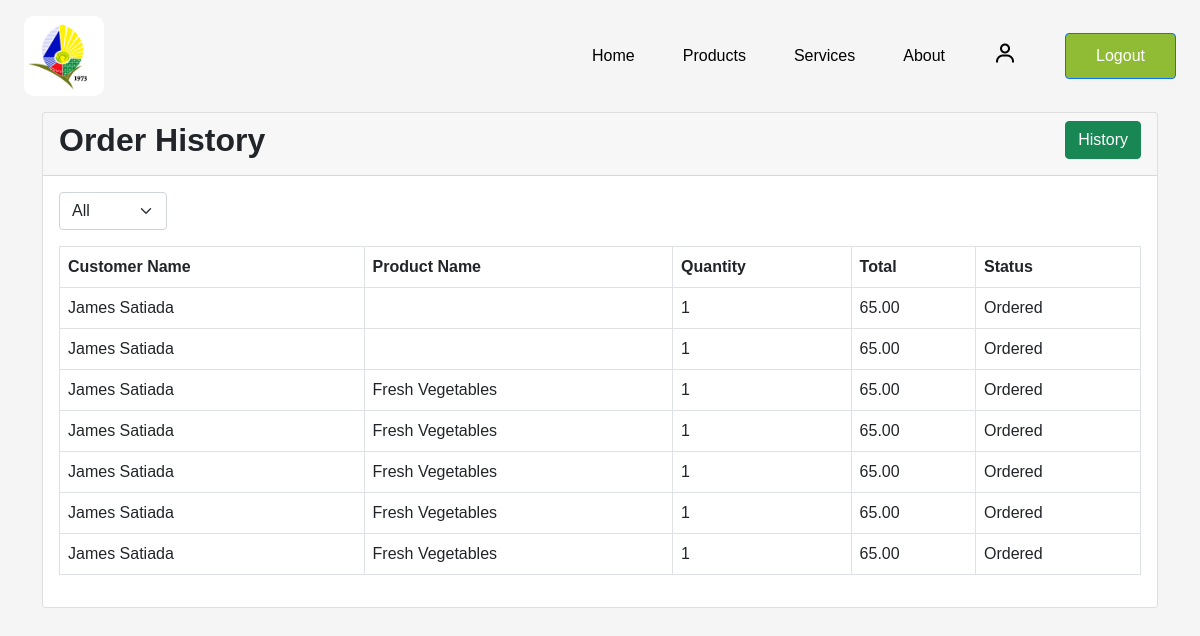
The app's page /order_history.php (signed in), older data.
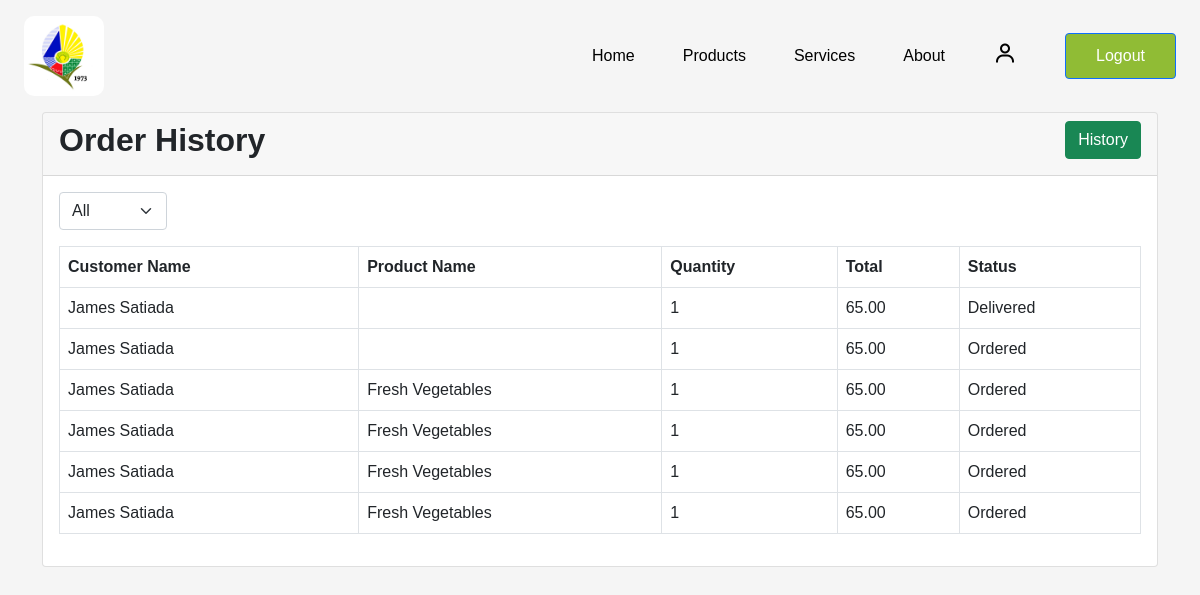
The same page, newer data.
### tables this page shows
CREATE TABLE `products` (
  `ID` int(11) NOT NULL,
  `BillingID` int(11) DEFAULT NULL,
  `ProductName` varchar(255) NOT NULL,
  `Quantity` int(11) NOT NULL,
  `Total` decimal(10,2) NOT NULL,
  `Status` varchar(255) NOT NULL
);

CREATE TABLE `billing` (
  `ID` int(11) NOT NULL,
  `Fullname` varchar(255) NOT NULL,
  `Email` varchar(255) NOT NULL,
  `Contact` varchar(15) NOT NULL,
  `address` varchar(255) NOT NULL,
  `Location` text NOT NULL,
  `PaymentMethod` varchar(50) NOT NULL,
  `Order_ID` varchar(255) NOT NULL,
  `Timestamp` timestamp NOT NULL DEFAULT current_timestamp()
);

### order_history.php (the view, shortened to what this page needs)
<?php
    include 'components/header.php';
    function getLogin() {
        if(isset($_SESSION["loggedin"]) && $_SESSION["loggedin"] === true){
            echo '<li><a href="profile.php"><i class="bx bx-user"></i></a></li>';
            echo '<li><a href="logout.php" class="btn btn-primary">Logout</a></li>';
        } else {
            echo '<li><a href="login.php" class="btn btn-primary">Login</a></li>';
        }
    }
?>
<body>
    <div class="wrapper w-100">
        <nav class="d-flex justify-content-between align-items-center flex-wrap">
            <a href="index.php"><img src="img/logo.png" class="logo" alt="Company Logo" /></a>
            <div class="menu">
                <ul class="d-flex align-items-center list-unstyled gap-5 m-0">
                    <li><a href="index.php" target="_self">Home</a></li>
                    <li><a href="index.php#sidebar" target="_self">Products</a></li>
                    <li><a href="services.php" target="_self">Services</a></li>
                    <li><a href="about.php" target="_self">About</a></li>
                    <?php
                        getLogin();
                    ?>
                </ul>
            </div>
        </nav>
    </div>
    <div class="container">
        <div class="card">
            <div class="card-header d-flex justify-content-between">
                <h2 class="fw-bolder">Order History</h2>
                <div class="dropdown">
                    <button class="btn btn-success" onclick="toggleDropdown()">History</button>
                </div>
            </div>
            <div class="card-body">
            <?php
                function fetchDataWithJoin($conn, $statusFilter = null) {
                    $query = "SELECT p.ID, b.Fullname, p.ProductName, p.Quantity, p.Total, p.Status
                            FROM products p
                            INNER JOIN billing b ON p.BillingID = b.ID
                            WHERE b.Fullname = '" . $_SESSION['fullname'] . "'";
                    $result = $conn->query($query);
                    $data = array();
                    while ($row = $result->fetch_assoc()) {
                        $data[] = $row;
                    }
                    return $data;
                }
                $joinedData = fetchDataWithJoin($conn);
            ?>
                <div class="col-12 col-xl-12">
                        <div class="row">
                            <div class="col">
                                <form action="" method="POST">
                                    <div class="mb-3" style="width: 10%;">
                                        <select class="form-select" name="filterStatus" id="filterStatus" onchange="this.form.submit()">
                                            <option value="NULL">All</option>
                                        </select>
                                    </div>
                                </form>
                                <div class="table-responsive">
                                    <table class="table table-bordered">
                                        <thead>
                                            <tr>
                                                <th>Customer Name</th>
                                                <th>Product Name</th>
                                                <th>Quantity</th>
                                                <th>Total</th>
                                                <th>Status</th>
                                            </tr>
                                        </thead>
                                        <tbody>
                                            <?php foreach ($joinedData as $product) { ?>
                                                <tr>
                                                    <td><?= $product['Fullname']; ?></td>
                                                    <td><?= $product['ProductName']; ?></td>
                                                    <td><?= $product['Quantity']; ?></td>
                                                    <td><?= $product['Total']; ?></td>
                                                    <td><?= $product['Status'] ?></td>
                                                </tr>
                                            <?php } ?>
                                        </tbody>
                                    </table>
                                </div>
                            </div>
                        </div>
                    </div>
                </div>
            </div>
        </div>
</body>

Row changes from the older to the newer data that the page shows:
removed products: BillingID.Fullname "James Satiada", ProductName "Fresh Vegetables", Quantity "1", Total "65.00", Status "Ordered"
changed products: Status "Ordered" → "Delivered"
